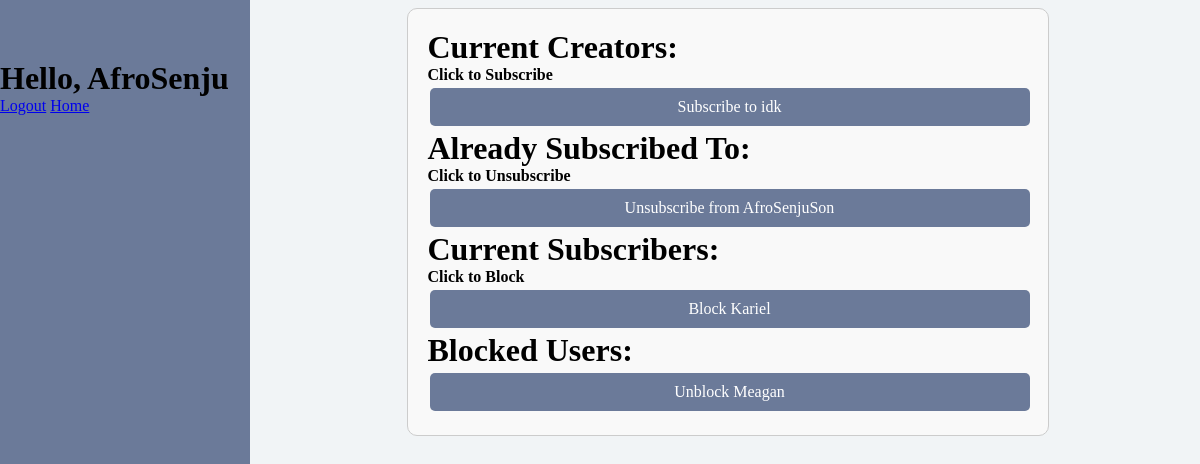
Before: /subscribe (signed in) with the older database file.
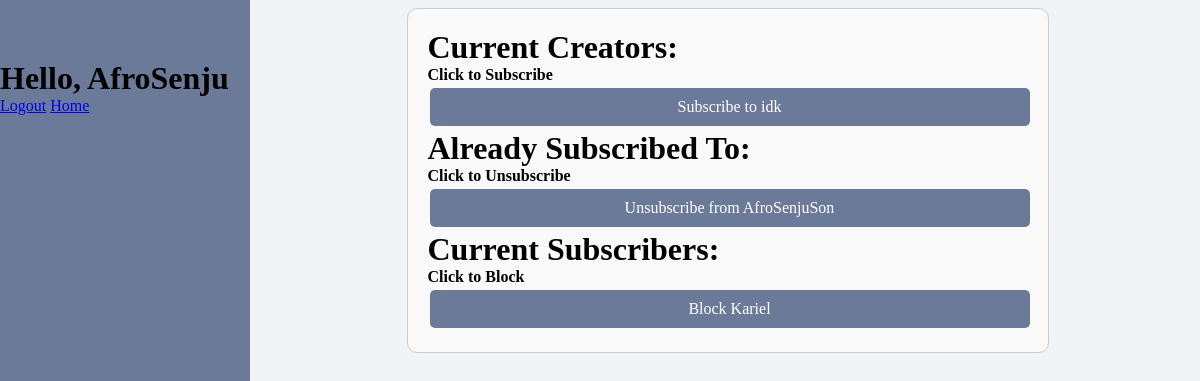
After: the same page with the newer database file.
### app/models.py (models this page shows, shortened)
class Subscription(models.Model):
    subscriber = models.ForeignKey(User, on_delete = models.CASCADE, related_name='subscriptions')
    subscribed_to = models.ForeignKey(YouTuber, on_delete = models.CASCADE)

class Blocked_Subscriber(models.Model):
    subscriber = models.ForeignKey(User, on_delete = models.CASCADE)
    subscribed_to = models.ForeignKey(YouTuber, on_delete = models.CASCADE)

### app/views.py (the view, shortened to what this page needs)
# urls.py: path('subscribe', subscribe_to_new_user_view, name = 'subscribe'),
@login_required(login_url='user_login')
def subscribe_to_new_user_view(request):
    users_who_blocked_user = [user.subscribed_to for user in view_all_blocked(User.objects.get(username = request.user))]
    users_who_blocked_user = [User.objects.get(username = user) for user in users_who_blocked_user]
    youTuber_list = [user.creator for user in view_all_youTubers() if user.creator != request.user and user.creator not in users_who_blocked_user]
    already_subscribed = [user.subscribed_to.creator for user in filter_all_subscriptions(request.user)]
    available_list = [user for user in youTuber_list if user not in already_subscribed]
    subscribers = [user for user in find_all_subscribers(request.user)]
    role = UserProfile.objects.get(user__username = request.user)
    role = role.role.name
    try:
        blocked_users = filter_blocked_users(YouTuber.objects.get(creator__username = request.user))
    except:
        blocked_users = []
    return render(request, 'subscribe_new.html', {'youTubers':available_list, 'already_subscribed':already_subscribed, 'subscribers':subscribers, 'blocked_users':blocked_users, 'role':role})

### app/models.py (called while the page is built)
def view_all_youTubers():
    return YouTuber.objects.all()

def view_all_blocked(user):
    return Blocked_Subscriber.objects.filter(subscriber = user)

def filter_all_subscriptions(user):
    return Subscription.objects.filter(subscriber = user)

def find_all_subscribers(creator):
    try:
        creator = YouTuber.objects.get(creator = creator)
        return Subscription.objects.filter(subscribed_to = creator)
    except:
        return []

def filter_blocked_users(user):
    try:
        return Blocked_Subscriber.objects.filter(subscribed_to = user)
    except:
        return []

### app/templates/subscribe_new.html (shortened to what this page needs)
{% extends "dashboard.html" %}
{% block title %}
<div class="form-container">
    <h1>Current Creators:</h1>
    <h4>Click to Subscribe</h4>
    <form method="post">
        {% for youtuber in youTubers %}
            {% if request.user != youtuber %}
                <p>
                    <button class="action-button" type="submit" name="subscribe_username" value="{{ youtuber.username }}">
                        Subscribe to {{ youtuber.username }}
                    </button>
                </p>
            {% endif %}
        {% endfor %}
    </form>
    <h1>Already Subscribed To:</h1>
    <h4>Click to Unsubscribe</h4>
    <form method="post">
        {% for subscription in already_subscribed %}
            <p>
                <button class="action-button" type="submit" name="unsubscribe_username" value="{{ subscription.username }}">
                    Unsubscribe from {{ subscription.username }}
                </button>
            </p>
        {% endfor %}
    </form>
    {% if role == 'Admin' %}
        {% if subscribers %}
            <form method="post">
                <h1>Current Subscribers:</h1>
                <h4>Click to Block</h4>
                {% for subscriber in subscribers %}
                    <p>
                        <button class="action-button" type="submit" name="block" value="{{ subscriber.subscriber.username }}">
                            Block {{ subscriber.subscriber.username }}
                        </button>
                    </p>
                {% endfor %}
            </form>
        {% endif %}
        {% if blocked_users %}
            <h1>Blocked Users:</h1>
            <form method="post">
                {% for user in blocked_users %}
                    <p>
                        <button class="action-button" type="submit" name="unblock" value="{{ user.subscriber.username }}">
                            Unblock {{ user.subscriber.username }}
                        </button>
                    </p>
                {% endfor %}
            </form>
        {% endif %}
    {% endif %}
</div>
{% endblock title %}

Changed rows visible on the page:
removed Blocked_Subscriber: subscriber.username "Meagan"
Other visible differences:
text no longer shown: "Blocked Users:"
